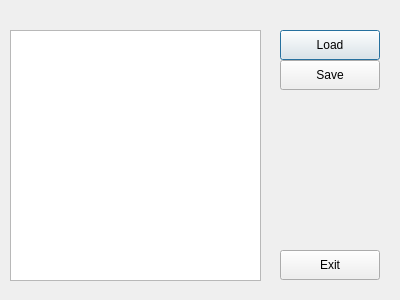
<?xml version="1.0" encoding="UTF-8"?>
<ui version="4.0">
 <class>libraryeditor</class>
 <widget class="QDialog" name="libraryeditor">
  <property name="geometry">
   <rect>
    <x>0</x>
    <y>0</y>
    <width>400</width>
    <height>300</height>
   </rect>
  </property>
  <property name="windowTitle">
   <string>Dialog</string>
  </property>
  <widget class="QPushButton" name="pb_Load">
   <property name="geometry">
    <rect>
     <x>280</x>
     <y>30</y>
     <width>100</width>
     <height>30</height>
    </rect>
   </property>
   <property name="text">
    <string>Load</string>
   </property>
  </widget>
  <widget class="QPushButton" name="pb_Save">
   <property name="geometry">
    <rect>
     <x>280</x>
     <y>60</y>
     <width>100</width>
     <height>30</height>
    </rect>
   </property>
   <property name="text">
    <string>Save</string>
   </property>
  </widget>
  <widget class="QPushButton" name="pb_Exit">
   <property name="geometry">
    <rect>
     <x>280</x>
     <y>250</y>
     <width>100</width>
     <height>30</height>
    </rect>
   </property>
   <property name="text">
    <string>Exit</string>
   </property>
  </widget>
  <widget class="QTextEdit" name="txt_Library">
   <property name="geometry">
    <rect>
     <x>10</x>
     <y>30</y>
     <width>251</width>
     <height>251</height>
    </rect>
   </property>
  </widget>
 </widget>
 <resources/>
 <connections/>
</ui>
